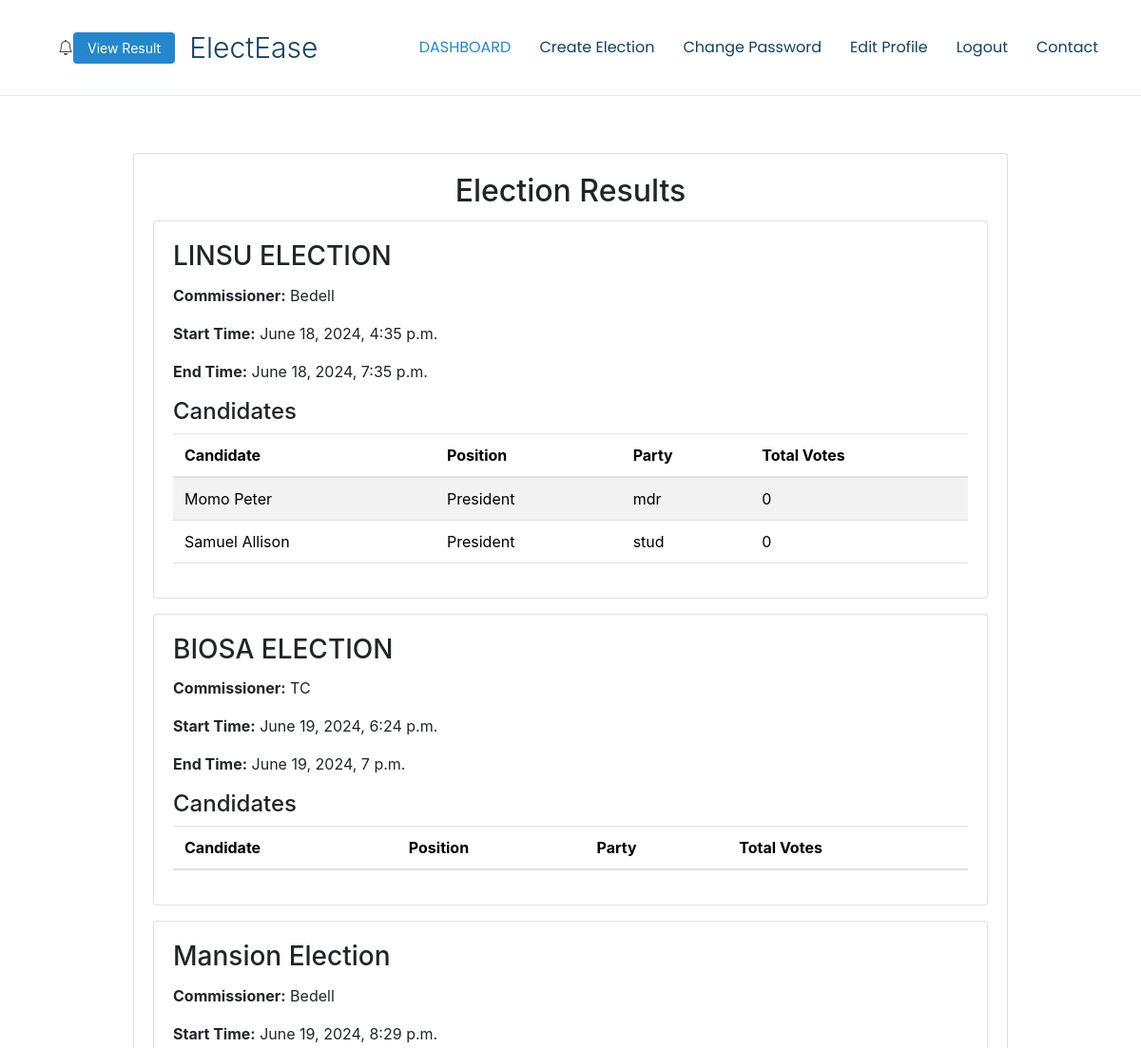
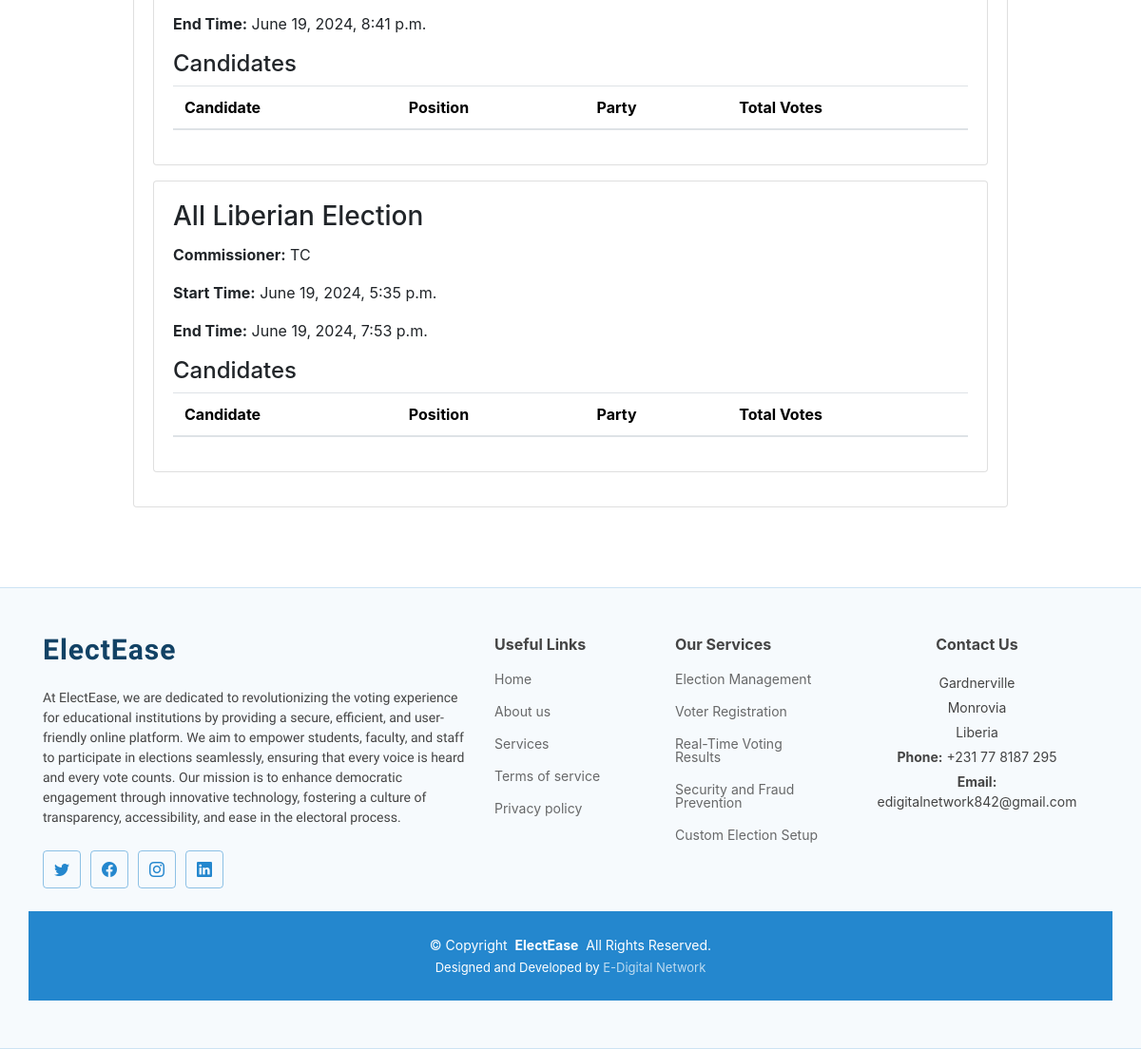
Page /result/ (signed in) on the committed database (2 pictures, top to bottom).
### vote/models.py (models this page shows, shortened)
class Election(models.Model):
    name = models.CharField(max_length=100)
    commissioner = models.ForeignKey(User, on_delete=models.CASCADE, related_name='elections')
    start_time = models.DateTimeField()
    end_time = models.DateTimeField()
    max_voters = models.IntegerField()
    max_observers = models.IntegerField(default=0)  # New field for maximum number of observers
    uuid = models.UUIDField(default=uuid.uuid4, editable=False)  # Unique identifier
    commissioner_token = models.CharField(default=None, max_length=50, unique=True)  # Commissioner token field

class Candidate(models.Model):
    election = models.ForeignKey(Election, on_delete=models.CASCADE, related_name='candidates', default=None)
    position = models.ForeignKey(Position, on_delete=models.CASCADE, related_name='candidates')
    name = models.CharField(max_length=50)
    about = models.TextField(verbose_name="About the Candidate", blank=True, default="No additional information.")
    total_vote = models.IntegerField(default=0, editable=False)
    party = models.CharField(max_length=50, choices=PARTY_CHOICES, default='Independent')
    image = models.ImageField(verbose_name="Candidate Pic", upload_to='images/')
    class Meta:
        verbose_name = "Candidate"
        verbose_name_plural = "Candidates"

class Position(models.Model):
    title = models.CharField(max_length=100, verbose_name="Position Title")
    class Meta:
        verbose_name = "Position"
        verbose_name_plural = "Positions"

### vote/views.py (the view)
# urls.py: path('result/', views.resultView, name='result'),
@login_required
def resultView(request):
    elections = Election.objects.all()
    election_results = []
    for election in elections:
        candidates = Candidate.objects.filter(election=election).order_by('-total_vote')
        election_results.append({
            'election': election,
            'candidates': candidates
        })
    return render(request, 'vote/results.html', {
        'election_results': election_results
    })

### templates/vote/results.html (shortened to what this page needs)
{% extends "base.html" %}
{% block content %}
<main class="main">
  <section class="section">
    <div class="container">
      <div class="row justify-content-center">
        <div class="col-lg-10">
          <div class="card mb-4">
            <div class="card-body">
              <h2 class="card-title text-center">Election Results</h2>
              {% for result in election_results %}
              <div class="card mb-3">
                <div class="card-body">
                  <h3 class="card-title">{{ result.election.name }}</h3>
                  <p><strong>Commissioner:</strong> {{ result.election.commissioner.username }}</p>
                  <p><strong>Start Time:</strong> {{ result.election.start_time }}</p>
                  <p><strong>End Time:</strong> {{ result.election.end_time }}</p>
                  <h4 class="mt-3">Candidates</h4>
                  <table class="table table-striped">
                    <thead>
                      <tr>
                        <th>Candidate</th>
                        <th>Position</th>
                        <th>Party</th>
                        <th>Total Votes</th>
                      </tr>
                    </thead>
                    <tbody>
                      {% for candidate in result.candidates %}
                      <tr>
                        <td>{{ candidate.name }}</td>
                        <td>{{ candidate.position.title }}</td>
                        <td>{{ candidate.party }}</td>
                        <td>{{ candidate.total_vote }}</td>
                      </tr>
                      {% endfor %}
                    </tbody>
                  </table>
                </div>
              </div>
              {% endfor %}
            </div>
          </div>
        </div>
      </div>
    </div>
  </section>
</main>
{% endblock %}

### static/assets/css/main.css (style rules this page uses)
body { color: var(--default-color); background-color: var(--background-color); font-family: var(--default-font); }
h1, h2, h3, h4, h5, h6 { color: var(--heading-color); font-family: var(--heading-font); }
section, .section { color: var(--default-color); background-color: var(--background-color); padding: 60px 0; scroll-margin-top: 100px; overflow: clip; }

### rows in the picture
Election: election.name "LINSU ELECTION", election.commissioner.username "Bedell", election.start_time "June 18, 2024, 4:35 p.m.", election.end_time "June 18, 2024, 7:35 p.m."
Candidate: name "Momo Peter", position "President", party "mdr", total_vote "0"
Candidate: name "Samuel Allison", position "President", party "stud", total_vote "0"
Election: election.name "BIOSA ELECTION", election.commissioner.username "TC", election.start_time "June 19, 2024, 6:24 p.m.", election.end_time "June 19, 2024, 7 p.m."
Election: election.name "Mansion Election", election.commissioner.username "Bedell", election.start_time "June 19, 2024, 8:29 p.m.", election.end_time "June 19, 2024, 8:41 p.m."
Election: election.name "All Liberian Election", election.commissioner.username "TC", election.start_time "June 19, 2024, 5:35 p.m.", election.end_time "June 19, 2024, 7:53 p.m."
